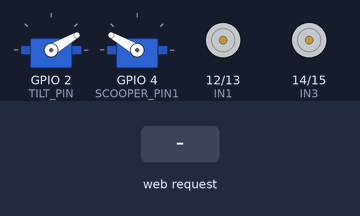
The sketch below on a simulated ESP32. Shown: 2 × servo, motor-driver pin pairs drawn as motors (green arrow = first pin HIGH = forward, orange = second pin HIGH = backward, longer = more drive). Inputs (shaded band) come from the test bench. WiFi joins after 1.5 s; servers stay silent unless stated; the camera gives no picture; what the sketch prints to the serial monitor is not drawn.

Above: at 3.0 s.
3.1 s: HTTP request GET /forward received
At 5.6 s:
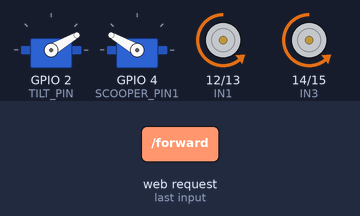
6.1 s: HTTP request GET /backward received
At 7.9 s:
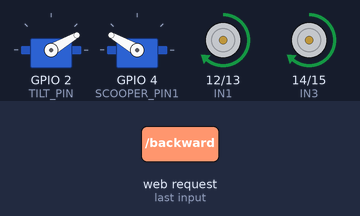
9.1 s: HTTP request GET /left received
At 11.4 s:
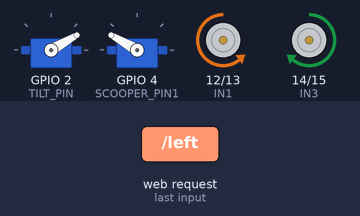
12.1 s: HTTP request GET /right received
At 13.7 s:
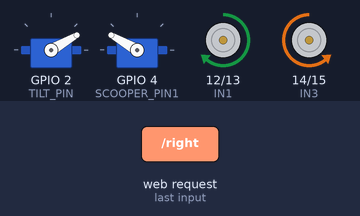
15.1 s: HTTP request GET /collect received
At 15.9 s:
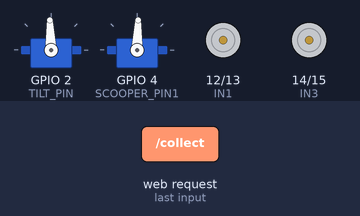
18.1 s: HTTP request GET /stop received
At 21.5 s:
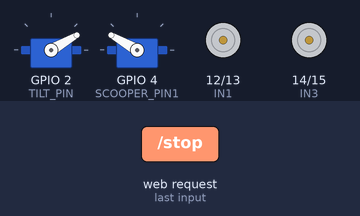
Timing chart, 0 to 22.1 s (numbered marks = the images above; inputs shaded):
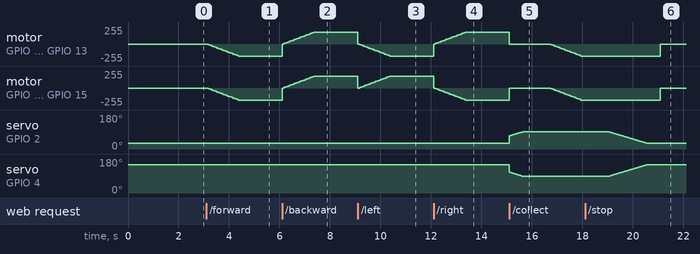

Measured:
- after the input at 3.1 s, motor on GPIO 12 (IN1) / GPIO 13 (IN2), motor on GPIO 14 (IN3) / GPIO 15 (IN4): moves from stopped to backward 180/255 over 1.2 s, starting after 0.07 s
- after the input at 6.1 s, motor on GPIO 12 (IN1) / GPIO 13 (IN2), motor on GPIO 14 (IN3) / GPIO 15 (IN4): moves from backward 180/255 to forward 180/255 over 1.3 s, starting at once
- after the input at 9.1 s, motor on GPIO 12 (IN1) / GPIO 13 (IN2): moves from forward 180/255 to backward 180/255 over 1.3 s, starting at once
- after the input at 12.1 s, motor on GPIO 12 (IN1) / GPIO 13 (IN2): moves from backward 180/255 to forward 180/255 over 1.3 s, starting at once; motor on GPIO 14 (IN3) / GPIO 15 (IN4): moves from forward 180/255 to backward 180/255 over 1.3 s, starting at once
- after the input at 15.1 s, motor on GPIO 12 (IN1) / GPIO 13 (IN2): moves from forward 180/255 to backward 180/255 over 2.8 s, starting at once; servo on GPIO 2 (TILT_PIN): moves from 30° to 92° over 0.55 s, starting at once; servo on GPIO 4 (SCOOPER_PIN1): moves from 150° to 88° over 0.55 s, starting at once
- after the input at 18.1 s, motor on GPIO 12 (IN1) / GPIO 13 (IN2), motor on GPIO 14 (IN3) / GPIO 15 (IN4): backward 180/255 → stopped after 3.0 s

The sketch:

Motion-new.ino
```cpp
//Code for ESP32 CAM
//Group 20
//B.O.N.G.I.
#include <Arduino.h>
#include <WiFi.h>
#include <WebServer.h>
#include "esp_camera.h"
#include <driver/ledc.h>
#include <ESP32Servo.h>
#include "esp_wpa2.h" //wpa2 library for connections to Enterprise networks

#define EAP_ANONYMOUS_IDENTITY "anonymous@tuke.sk" //anonymous@example.com, or you can use also nickname@example.com
#define EAP_IDENTITY "kshkav001@wf.uct.ac.za" //nickname@example.com, at some organizations should work nickname only without realm, but it is not recommended
#define EAP_PASSWORD "MeerutUP@200311" //password for eduroam account
#define EAP_USERNAME "kshkav001@wf.uct.ac.za" // the Username is the same as the Identity in most eduroam networks.

//const char* ssid = "Rachael iPhone";
//const char* password = "Rachael1234";
const char* ssid = "NSFW";
const char* password = "A904_wifi";

//const char* ssid = "eduroam"; // eduroam SSID

//Start up web server
WebServer server(80);

//Setup motor pins
#define IN1 12
#define IN2 13
#define IN3 14
#define IN4 15
#define CAMERA_MODEL_AI_THINKER //Camera module

//Servo Pins
#define TILT_PIN 2
#define SCOOPER_PIN1 4
Servo tiltServo;
Servo scooperR;

#define PWM_FREQ 30000
#define PWM_RES 8

//Max duty cycle
#define SPEED 180

#define PWDN_GPIO_NUM 32
#define RESET_GPIO_NUM -1
#define XCLK_GPIO_NUM 0
#define SIOD_GPIO_NUM 26
#define SIOC_GPIO_NUM 27
#define Y9_GPIO_NUM 35
#define Y8_GPIO_NUM 34
#define Y7_GPIO_NUM 39
#define Y6_GPIO_NUM 36
#define Y5_GPIO_NUM 21
#define Y4_GPIO_NUM 19
#define Y3_GPIO_NUM 18
#define Y2_GPIO_NUM 5
#define VSYNC_GPIO_NUM 25
#define HREF_GPIO_NUM 23
#define PCLK_GPIO_NUM 22

void setupCamera() {
  camera_config_t config;
  config.ledc_channel = LEDC_CHANNEL_0;
  config.ledc_timer = LEDC_TIMER_0;
  config.pin_d0 = Y2_GPIO_NUM;
  config.pin_d1 = Y3_GPIO_NUM;
  config.pin_d2 = Y4_GPIO_NUM;
  config.pin_d3 = Y5_GPIO_NUM;
  config.pin_d4 = Y6_GPIO_NUM;
  config.pin_d5 = Y7_GPIO_NUM;
  config.pin_d6 = Y8_GPIO_NUM;
  config.pin_d7 = Y9_GPIO_NUM;
  config.pin_xclk = XCLK_GPIO_NUM;
  config.pin_pclk = PCLK_GPIO_NUM;
  config.pin_vsync = VSYNC_GPIO_NUM;
  config.pin_href = HREF_GPIO_NUM;
  config.pin_sscb_sda = SIOD_GPIO_NUM;
  config.pin_sscb_scl = SIOC_GPIO_NUM;
  config.pin_pwdn = PWDN_GPIO_NUM;
  config.pin_reset = RESET_GPIO_NUM;
  config.xclk_freq_hz = 20000000;
  config.pixel_format = PIXFORMAT_JPEG;
  config.frame_size = FRAMESIZE_SVGA; //Setup camera configuration
  config.jpeg_quality = 8; //Setup JPEG quality
  config.fb_count = 2;

  esp_err_t err = esp_camera_init(&config);
  if (err != ESP_OK) {
    Serial.printf("Camera init failed with error 0x%x", err);
    return;
  }
  if (err == ESP_OK) {
    sensor_t * s = esp_camera_sensor_get();
    s->set_vflip(s, 1);
    s->set_hmirror(s, 1);
  }
}

const char* guiHtml = R"rawliteral(
<!DOCTYPE html>
<html>
<head>
  <meta charset="UTF-8">
  <title>EEE4113F Project</title>
  <link rel="icon" type="image/png" href="https://raw.githubusercontent.com/kavyaKaushik510/Penguin-Robot-Controller/201f9bd05b89d4a12c4acafada7e5a793f691cc9/penguin.png">
  <style>
    body {
      font-family: monofonto;
      text-align: center;
       margin:0;
      background-color: white;
    }

.header {
  background-color: #89CFF0;
  color: black;
  padding: 20px;
  font-family: Arial, sans-serif;

    }

.header-content {
  display: flex;
  align-items: center;
  justify-content: center;
  gap: 30px; /* or something similar */
}

    .header h1 {
      font-size: 60px;
      flex-direction: column;
      font-weight: bold;
      font-family: monofonto

    }


.text-group h1 {
  margin: 0;
  font-size: 36px;
  font-weight: bold;
  font-family: monofonto

}

.text-group p {
  margin: 15px 0 0 0; /* margin between title and subtitle */
  font-size: 16px;


}

.tagline {
  font-size: 14px;
  margin-top: 4px;
}


.penguin-icon {
  width: 90px;  /* increase from 60px */
  height: 90px; /* increase from 60px */
  background-color: white;
  border-radius: 50%;
  overflow: hidden;
  flex-shrink: 0;
}

.penguin-icon img {
  width: 100%;
  height: 100%;
  object-fit: contain;
}
    #status {
      padding: 10px 20px;
      background-color: #ffffff;
      border:2px inset #d3d3d3;
      border-radius: 8px;
      font-weight: 500;
      font-size: 16px;
      color: #333;
      box-shadow: inset 1px 1px 3px rgba(0, 0, 0, 0.1);
      text-align: center;
      min-width: 200px;
    }

    .status-wrapper {
      display: flex;
      justify-content: center;
      margin-bottom: 40px;
      margin-top:30px;
    }
    /* Button Grid */
    .button-grid {
      display: grid;
      grid-template-columns: repeat(3, 80px);
      gap: 20px;
      justify-content: center;
      align-items: center;
      margin: 30px auto;
    }

    .btn {
      background-color: white;
      border: none;
      border-radius: 12px;
      box-shadow: 0 4px 8px rgba(0, 0, 0, 0.2);
      padding: 10px;
      cursor: pointer;
    }

    .btn img {
      width: 40px;
      height: 40px;
    }

    .btn:hover {
        background-color: #cce6ff;

    }

    .collect-btn {
      grid-column: 1 / span 3;
      background-color: white;
      color: black;
      padding: 10px;
      font-size: 18px;
      font-weight: bold;
      border-radius: 12px;
box-shadow: 0 4px 8px rgba(0, 0, 0, 0.2);
      border: none;
      cursor: pointer;
    }

    .collect-btn:hover {
     background-color: #89CFF0;
  color: white;
}

.wifi-status {
  position: absolute;
  top: 5px;
  right: 15px;
  font-size: 14px;
  font-weight: bold;
  color: #787878;
  padding: 6px 12px;
  border-radius: 8px;

}

.header {
  background-color: #89CFF0;
  color: black;
  padding: 20px;
  text-align: center;
}

.title-row {
  display: inline-flex;
  align-items: center;
  gap: 20px;
  justify-content: center;
}

.title-row h1 {
  font-size: 40px;
  font-family: monofonto;
  font-weight: bold;
  margin: 0;
}

.penguin-icon {
  width: 70px;
  height: 70px;
  background-color: white;
  border-radius: 50%;
  overflow: hidden;
}

.penguin-icon img {
  width: 100%;
  height: 100%;
  object-fit: contain;
}

.subtitle {
  font-size: 16px;
  margin-top: 10px;
  font-family: monofonto;
}

  </style>
</head>
<body>

<div class="header">
  <div class="title-row">
    <h1>B.O.N.G.I.</h1>
    <div class="penguin-icon">
      <img src="https://raw.githubusercontent.com/kavyaKaushik510/Penguin-Robot-Controller/main/p.png" alt="Penguin">
    </div>
  </div>
  <p class="subtitle">Biological Observation and Navigation for Guano Investigationn</p>
</div>


 <div class="status-wrapper">
      <div id="status">Ready</div>
    </div>

    <div class="wifi-status" id="wifiStatus">WiFi Connected: {{ssid}} </div>


    <div class="button-grid">
    <!-- Row 1: Forward -->
    <div></div>
    <button class="btn" onclick="sendCommand('/forward')">
      <img src="https://raw.githubusercontent.com/kavyaKaushik510/Penguin-Robot-Controller/52195a19be3bafac938f77263055c1611ea13e56/up.png" alt="Forward">
    </button>
    <div></div>
    <!-- Row 2: Left, Stop, Right -->
    <button class="btn" onclick="sendCommand('/left')">
      <img src="https://raw.githubusercontent.com/kavyaKaushik510/Penguin-Robot-Controller/52195a19be3bafac938f77263055c1611ea13e56/left.png" alt="Left">
    </button>
    <button class="btn" onclick="sendCommand('/stop')">
      <img src="https://raw.githubusercontent.com/kavyaKaushik510/Penguin-Robot-Controller/6d677f7ca550da6934342a4fbf9ab26e3b37446a/stop.png" alt="Stop">
    </button>
    <button class="btn" onclick="sendCommand('/right')">
      <img src="https://raw.githubusercontent.com/kavyaKaushik510/Penguin-Robot-Controller/52195a19be3bafac938f77263055c1611ea13e56/right.png" alt="Right">
    </button>
    <!-- Row 3: Backward -->
    <div></div>
    <button class="btn" onclick="sendCommand('/backward')">
      <img src="https://raw.githubusercontent.com/kavyaKaushik510/Penguin-Robot-Controller/52195a19be3bafac938f77263055c1611ea13e56/down.png" alt="Backward">
    </button>
    <div></div>

    <!-- Row 4: Collect Sample button centered -->
    <div></div>
    <button class="collect-btn" onclick="sendCommand('/collect')">
      Collect Sample
    </button>
    <div></div>
  </div>
</body>
</html>

  <script>
    function updateStatus(message) {
      document.getElementById("status").innerHTML = message;
    }

    function sendCommand(command) {
      fetch(command)
        .then(response => response.text())
        .then(data => updateStatus(data))
        .catch(error => updateStatus("Error: " + error));
    }

    document.addEventListener('keydown', function(event) {
      event.preventDefault();
      switch(event.key) {
        case "ArrowUp": sendCommand('/forward'); break;
        case "ArrowDown": sendCommand('/backward'); break;
        case "ArrowLeft": sendCommand('/left'); break;
        case "ArrowRight": sendCommand('/right'); break;
        case " ": sendCommand('/stop'); break;
        case "c": sendCommand('/collect'); break;
      }
    });
  </script>
</body>
</html>
)rawliteral";

//Increase linear motion of motor slowly
void rampMotors(int in1, int in2, int in3, int in4, bool forward, int maxSpeed=180, int step = 10, int delayMs = 70) {
  for (int speed = 0; speed <= maxSpeed; speed += step) {
    if (forward) {
      analogWrite(in1, 0);
      analogWrite(in2, speed);
      analogWrite(in3, 0);
      analogWrite(in4, speed);
    } else {
      analogWrite(in1, speed);
      analogWrite(in2, 0);
      analogWrite(in3, speed);
      analogWrite(in4, 0);
    }
    delay(delayMs);
  }
}

//Increment turning motion slowly
void rampTurn(bool left, int maxSpeed = 180, int step = 10, int delayMs = 70) {
  for (int speed = 0; speed <= maxSpeed; speed += step) {
    if (left) {
      analogWrite(IN1, 0);     // Left motor backward
      analogWrite(IN2, speed);
      analogWrite(IN3, speed); // Right motor forward
      analogWrite(IN4, 0);
    } else {
      analogWrite(IN1, speed); // Left motor forward
      analogWrite(IN2, 0);
      analogWrite(IN3, 0);     // Right motor backward
      analogWrite(IN4, speed);
    }
    delay(delayMs);
  }
}


// Navigation command - Forward
void moveForward(int speed) {
  rampMotors(IN1, IN2, IN3, IN4, true);
  Serial.print("Move Forward");
}
// Navigation command - Backwards
void moveBackward(int speed) {
  rampMotors(IN1, IN2, IN3, IN4, false);
   Serial.print("Move Backward");
}
// Navigation command - Turn Left
void turnLeft(int speed) {
 rampTurn(true, speed);
  Serial.print("Turn Left");
}
// Navigation command - Turn Right
void turnRight(int speed) {
   rampTurn(false, speed);
    Serial.print("Turn Right");
}
// Navigation command - Stop
void stopMotors() {
  analogWrite(IN1, 0);
  analogWrite(IN2, 0);
  analogWrite(IN3, 0);
  analogWrite(IN4, 0);
}

// Slowly increment servo angle
void smoothMove(Servo& servo1, Servo& servo2 ,int fromAngle, int toAngle, int delayPerStep = 25) {
  if (fromAngle < toAngle) {
    for (int pos = fromAngle; pos <= toAngle; pos++) {
      servo1.write(pos);
      servo2.write(180-pos);
      delay(delayPerStep);
    }
  } else {
    for (int pos = fromAngle; pos >= toAngle; pos--) {
      servo1.write(pos);
      servo2.write(180-pos);
      delay(delayPerStep);
    }
  }
}

//Setup processor
void setup() {
  Serial.begin(115200);
  WiFi.disconnect(true);  //disconnect from WiFi to set new WiFi connection

  //esp network
  //WiFi.softAP(ssid, password);

    // Setup Wi-Fi hotspot
  WiFi.begin(ssid, password);

  //Setup eduroam
  //WiFi.begin(ssid, WPA2_AUTH_PEAP, EAP_IDENTITY, EAP_USERNAME, EAP_PASSWORD); // without CERTIFICATE, RADIUS server EXCEPTION "for old devices" required

  while (WiFi.status() != WL_CONNECTED) {
    delay(500);
    Serial.print(".");
  }


  //setup with esp
  Serial.println("");
  Serial.println("WiFi connected");
  Serial.print("ESP32 IP Address: ");
  Serial.println(WiFi.localIP());
  //Serial.println(WiFi.softAPIP());

  setupCamera();

  //Setup input pins to output mode
  pinMode(IN1, OUTPUT);
  pinMode(IN2, OUTPUT);
  pinMode(IN3, OUTPUT);
  pinMode(IN4, OUTPUT);
  //Set all motor pins to low
  stopMotors();


 //Setup servo pins
  tiltServo.attach(TILT_PIN);
  if (!tiltServo.attached()) {
  Serial.println("Tilt servo not attached!");
} else {
  tiltServo.write(30);
}


  scooperR.attach(SCOOPER_PIN1);
  if (!scooperR.attached()) {
  Serial.println("scooperR not attached!");
} else {
  scooperR.write(150);
}

  //get server commmands to interface GUI with esp server
  server.on("/", HTTP_GET, []() {
  String htmlContent = guiHtml;
  htmlContent.replace("{{ssid}}", ssid);  // Replace placeholder with actual SSID
  server.send(200, "text/html", htmlContent);
});

  server.on("/forward", []() { moveForward(180); server.send(200, "text/plain", "Moving Forward"); });
  server.on("/backward", []() { moveBackward(180); server.send(200, "text/plain", "Moving Backward"); });
  server.on("/left", []() { turnLeft(180); server.send(200, "text/plain", "Turning Left"); });
  server.on("/right", []() { turnRight(180); server.send(200, "text/plain", "Turning Right"); });
  server.on("/stop", []() { stopMotors(); server.send(200, "text/plain", "Stopped"); });

  server.on("/collect", []() {
    stopMotors(); //safety
    server.send(200, "text/plain", "Collecting Sample");
    stopMotors();

    //Lower the scooper
    smoothMove(tiltServo, scooperR, 70, 92, 25);
    delay(1000);
    //Scoop the samples by moving forward
    moveForward(180);
    delay(1000);
    //Lift the scoopers back up to initial position
    smoothMove(tiltServo,scooperR, 92,30, 25);
    delay(500);
    server.send(200, "text/plain", "Collected Sample");

  });

 //End point to send camera images
  server.on("/capture", HTTP_GET, []() {
    camera_fb_t * fb = esp_camera_fb_get();
    if (!fb) { server.send(500, "text/plain", "Camera capture failed"); return; }
    server.send_P(200, "image/jpeg", (char *)fb->buf, fb->len);
    esp_camera_fb_return(fb);
  });

  //Start server
  server.begin();
}

void loop() {
  server.handleClient();
}
```
